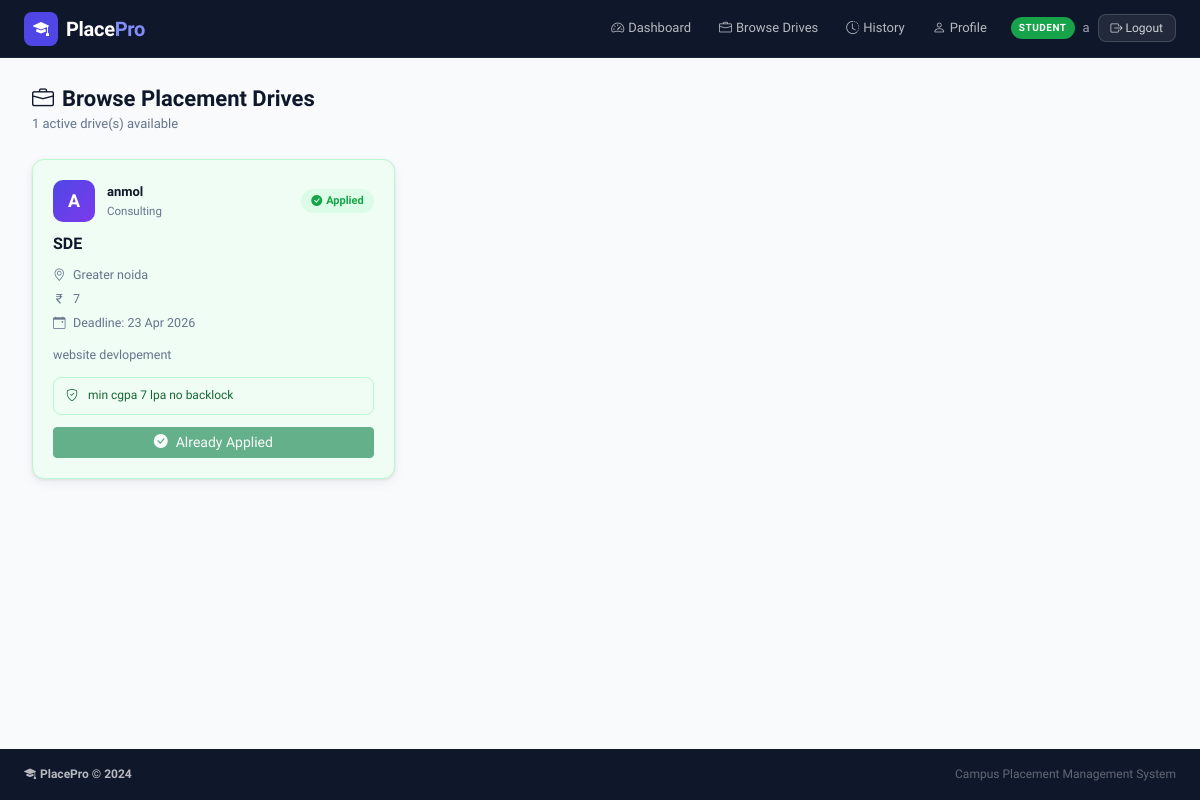
The app's page /student/drives (signed in) with its own data.
### tables this page shows
CREATE TABLE users (
        id INTEGER PRIMARY KEY AUTOINCREMENT,
        username TEXT UNIQUE NOT NULL,
        email TEXT UNIQUE NOT NULL,
        password_hash TEXT NOT NULL,
        role TEXT NOT NULL,
        is_active INTEGER DEFAULT 1,
        created_at TEXT DEFAULT (datetime('now'))
    );

CREATE TABLE placement_drives (
        id INTEGER PRIMARY KEY AUTOINCREMENT,
        company_id INTEGER NOT NULL REFERENCES companies(id) ON DELETE CASCADE,
        job_title TEXT NOT NULL,
        job_description TEXT,
        eligibility_criteria TEXT,
        package TEXT,
        location TEXT,
        application_deadline TEXT,
        status TEXT DEFAULT 'pending',
        created_at TEXT DEFAULT (datetime('now'))
    );

CREATE TABLE companies (
        id INTEGER PRIMARY KEY AUTOINCREMENT,
        user_id INTEGER UNIQUE NOT NULL REFERENCES users(id) ON DELETE CASCADE,
        company_name TEXT NOT NULL,
        hr_contact TEXT,
        hr_email TEXT,
        website TEXT,
        description TEXT,
        industry TEXT,
        approval_status TEXT DEFAULT 'pending',
        is_blacklisted INTEGER DEFAULT 0,
        created_at TEXT DEFAULT (datetime('now'))
    );

### app.py (the view)
@app.route('/student/drives')
@login_required
@student_required
def student_drives():
    student = get_student()
    drives = query("""SELECT d.*, c.company_name, c.industry,
                      (SELECT COUNT(*) FROM applications a WHERE a.drive_id=d.id) app_count
                      FROM placement_drives d JOIN companies c ON c.id=d.company_id
                      WHERE d.status='approved' ORDER BY d.created_at DESC""")
    applied_ids = {r['drive_id'] for r in
                   query("SELECT drive_id FROM applications WHERE student_id=?", [student['id']])}
    today = date.today().isoformat()
    return render_template('student/drives.html', drives=drives,
                           applied_ids=applied_ids, today=today)

### app.py (called while the page is built)
@app.template_filter('fmtdate')
def fmtdate(s):
    if not s: return '—'
    try:
        s = str(s)[:10]
        from datetime import datetime
        return datetime.strptime(s, '%Y-%m-%d').strftime('%d %b %Y')
    except Exception:
        return str(s)[:10]

def get_db():
    if 'db' not in g:
        g.db = sqlite3.connect(DATABASE)
        g.db.row_factory = sqlite3.Row
        g.db.execute("PRAGMA foreign_keys = ON")
    return g.db

def query(sql, args=(), one=False):
    cur = get_db().execute(sql, args)
    rv = cur.fetchall()
    return (rv[0] if rv else None) if one else rv

def current_user():
    uid = session.get('user_id')
    if uid is None:
        return None
    return query("SELECT * FROM users WHERE id=?", [uid], one=True)

def login_required(f):
    @wraps(f)
    def dec(*a, **kw):
        if not session.get('user_id'):
            flash('Please log in to access this page.', 'warning')
            return redirect(url_for('login'))
        return f(*a, **kw)
    return dec

def student_required(f):
    @wraps(f)
    def dec(*a, **kw):
        u = current_user()
        if not u or u['role'] != 'student':
            flash('Student access required.', 'danger')
            return redirect(url_for('login'))
        s = query("SELECT * FROM students WHERE user_id=?", [u['id']], one=True)
        if s and s['is_blacklisted']:
            flash('Your account has been blacklisted.', 'danger')
            session.clear()
            return redirect(url_for('login'))
        return f(*a, **kw)
    return dec

@app.context_processor
def inject_user():
    u = current_user()
    return dict(current_user=u)

def get_student():
    u = current_user()
    return query("SELECT * FROM students WHERE user_id=?", [u['id']], one=True)

### templates/student/drives.html (shortened to what this page needs)
{% extends "base.html" %}
{% block content %}
<div class="pp-page">
  <div class="pp-page-header">
    <div><h4 class="pp-page-title"><i class="bi bi-briefcase me-2"></i>Browse Placement Drives</h4><p class="pp-page-sub">{{ drives|length }} active drive(s) available</p></div>
  </div>
  {% if drives %}
  <div class="row g-4">
    {% for d in drives %}
    <div class="col-md-6 col-lg-4">
      <div class="drive-card {% if d['id'] in applied_ids %}drive-card-applied{% endif %}">
        <div class="drive-card-header">
          <div class="drive-company-logo">{{ d['company_name'][0]|upper }}</div>
          <div>
            <div class="drive-company">{{ d['company_name'] }}</div>
            <div class="drive-industry">{{ d['industry'] or 'Company' }}</div>
          </div>
          {% if d['id'] in applied_ids %}<span class="drive-applied-badge"><i class="bi bi-check-circle-fill me-1"></i>Applied</span>{% endif %}
        </div>
        <h5 class="drive-title">{{ d['job_title'] }}</h5>
        <div class="drive-meta">
          {% if d['location'] %}<span><i class="bi bi-geo-alt"></i>{{ d['location'] }}</span>{% endif %}
          {% if d['package'] %}<span><i class="bi bi-currency-rupee"></i>{{ d['package'] }}</span>{% endif %}
          {% if d['application_deadline'] %}<span class=""><i class="bi bi-calendar-event"></i>Deadline: {{ d['application_deadline']|fmtdate }}</span>{% endif %}
        </div>
        {% if d['job_description'] %}<p class="drive-desc">{{ d['job_description'][:150] }}{% if d['job_description']|length > 150 %}...{% endif %}</p>{% endif %}
        {% if d['eligibility_criteria'] %}<div class="drive-eligibility"><i class="bi bi-shield-check me-1"></i><span>{{ d['eligibility_criteria'][:120] }}{% if d['eligibility_criteria']|length > 120 %}...{% endif %}</span></div>{% endif %}
        <div class="drive-footer">
          {% if d['id'] in applied_ids %}<button class="btn btn-sm btn-success w-100" disabled><i class="bi bi-check-circle-fill me-2"></i>Already Applied</button>
          {% elif d['application_deadline'] and d['application_deadline'] < today %}<button class="btn btn-sm btn-secondary w-100" disabled><i class="bi bi-clock me-2"></i>Deadline Passed</button>
          {% else %}<a href="{{ url_for('student_apply', did=d['id']) }}" class="btn btn-sm btn-pp-primary w-100"><i class="bi bi-send me-2"></i>Apply Now</a>{% endif %}
        </div>
      </div>
    </div>
    {% endfor %}
  </div>
  {% else %}
  <div class="pp-empty-page"><i class="bi bi-briefcase fs-1 text-muted"></i><h5 class="mt-3">No Active Drives</h5><p class="text-muted">Check back soon for new placement opportunities.</p></div>
  {% endif %}
</div>
{% endblock %}

### templates/base.html (shortened to what this page needs)
<!DOCTYPE html>
<html lang="en">
<head>
  <link rel="stylesheet" href="https://cdn.jsdelivr.net/npm/bootstrap@5.3.2/dist/css/bootstrap.min.css"/>
  <link rel="stylesheet" href="https://cdn.jsdelivr.net/npm/bootstrap-icons@1.11.3/font/bootstrap-icons.min.css"/>
  <link rel="stylesheet" href="{{ url_for('static', filename='css/style.css') }}"/>
</head>
<body>
<nav class="navbar navbar-expand-lg pp-navbar sticky-top">
  <div class="container-fluid px-4">
    <a class="navbar-brand d-flex align-items-center gap-2" href="{{ url_for('index') }}">
      <span class="brand-icon"><i class="bi bi-mortarboard-fill"></i></span>
      <span class="brand-text">Place<span class="brand-accent">Pro</span></span>
    </a>
    <div class="collapse navbar-collapse" id="navMain">
      <ul class="navbar-nav ms-auto align-items-center gap-1">
        {% if current_user %}
          {% if current_user['role'] == 'admin' %}
            <li class="nav-item"><a class="nav-link" href="{{ url_for('admin_dashboard') }}"><i class="bi bi-speedometer2 me-1"></i>Dashboard</a></li>
            <li class="nav-item"><a class="nav-link" href="{{ url_for('admin_companies') }}"><i class="bi bi-building me-1"></i>Companies</a></li>
            <li class="nav-item"><a class="nav-link" href="{{ url_for('admin_students') }}"><i class="bi bi-people me-1"></i>Students</a></li>
            <li class="nav-item"><a class="nav-link" href="{{ url_for('admin_drives') }}"><i class="bi bi-briefcase me-1"></i>Drives</a></li>
            <li class="nav-item"><a class="nav-link" href="{{ url_for('admin_applications') }}"><i class="bi bi-file-text me-1"></i>Applications</a></li>
          {% elif current_user['role'] == 'company' %}
            <li class="nav-item"><a class="nav-link" href="{{ url_for('company_dashboard') }}"><i class="bi bi-speedometer2 me-1"></i>Dashboard</a></li>
            <li class="nav-item"><a class="nav-link" href="{{ url_for('company_create_drive') }}"><i class="bi bi-plus-circle me-1"></i>New Drive</a></li>
          {% elif current_user['role'] == 'student' %}
            <li class="nav-item"><a class="nav-link" href="{{ url_for('student_dashboard') }}"><i class="bi bi-speedometer2 me-1"></i>Dashboard</a></li>
            <li class="nav-item"><a class="nav-link" href="{{ url_for('student_drives') }}"><i class="bi bi-briefcase me-1"></i>Browse Drives</a></li>
            <li class="nav-item"><a class="nav-link" href="{{ url_for('student_history') }}"><i class="bi bi-clock-history me-1"></i>History</a></li>
            <li class="nav-item"><a class="nav-link" href="{{ url_for('student_profile') }}"><i class="bi bi-person me-1"></i>Profile</a></li>
          {% endif %}
          <li class="nav-item ms-2">
            <div class="d-flex align-items-center gap-2">
              <span class="role-badge role-{{ current_user['role'] }}">{{ current_user['role']|upper }}</span>
              <span class="nav-username">{{ current_user['username'] }}</span>
              <a href="{{ url_for('logout') }}" class="btn btn-sm btn-logout">
                <i class="bi bi-box-arrow-right"></i> Logout
              </a>
            </div>
          </li>
        {% endif %}
      </ul>
    </div>
  </div>
</nav>
<main class="pp-main">
  {% block content %}{% endblock %}
</main>
<footer class="pp-footer mt-auto">
  <div class="container-fluid px-4">
    <div class="d-flex flex-wrap justify-content-between align-items-center py-3">
      <span class="footer-brand"><i class="bi bi-mortarboard-fill me-1"></i>PlacePro &copy; {{ 2024 }}</span>
      <span class="footer-sub">Campus Placement Management System</span>
    </div>
  </div>
</footer>
</body>
</html>

### static/css/style.css (style rules this page uses)
:root { --pp-navy: #0f172a; --pp-navy-2: #1e293b; --pp-navy-3: #334155; --pp-indigo: #4f46e5; --pp-indigo-h: #4338ca; --pp-indigo-l: #eef2ff; --pp-green: #16a34a; --pp-green-l: #dcfce7; --pp-amber: #d97706; --pp-amber-l: #fef3c7; --pp-rose: #e11d48; --pp-rose-l: #ffe4e6; --pp-slate: #64748b; --pp-border: #e2e8f0; --pp-bg: #f8fafc; --pp-white: #ffffff; --pp-shadow: 0 1px 3px rgba(15,23,42,.08), 0 4px 12px rgba(15,23,42,.06); --pp-shadow-md:0 4px 16px rgba(15,23,42,.12), 0 1px 4px rgba(15,23,42,.06); --pp-radius: 12px; --pp-radius-sm:8px; --pp-transition: all 0.2s cubic-bezier(.4,0,.2,1); }
*, *::before, *::after { box-sizing: border-box; }
body { font-family: 'Sora', system-ui, sans-serif; background: var(--pp-bg); color: var(--pp-navy); min-height: 100vh; display: flex; flex-direction: column; font-size: 14px; line-height: 1.6; }
.pp-navbar { background: var(--pp-navy); border-bottom: 1px solid rgba(255,255,255,.06); padding: 0 0; min-height: 58px; z-index: 1030; }
.brand-icon { display: inline-flex; align-items: center; justify-content: center; width: 34px; height: 34px; background: var(--pp-indigo); border-radius: 8px; color: #fff; font-size: 16px; }
.brand-text { font-size: 20px; font-weight: 700; color: #fff; letter-spacing: -0.3px; }
.brand-accent { color: #818cf8; }
.pp-navbar .nav-link { color: rgba(255,255,255,.7) !important; font-size: 13px; font-weight: 500; padding: 6px 12px !important; border-radius: var(--pp-radius-sm); transition: var(--pp-transition); }
.role-badge { font-size: 10px; font-weight: 700; padding: 3px 8px; border-radius: 20px; letter-spacing: .5px; }
.role-student { background: var(--pp-green); color: #fff; }
.nav-username { color: rgba(255,255,255,.6); font-size: 13px; }
.btn-logout { background: rgba(255,255,255,.08); border: 1px solid rgba(255,255,255,.15); color: rgba(255,255,255,.8) !important; font-size: 12px; padding: 4px 12px; border-radius: var(--pp-radius-sm); transition: var(--pp-transition); }
.pp-main { flex: 1; }
.pp-footer { background: var(--pp-navy); color: rgba(255,255,255,.5); font-size: 12px; margin-top: auto; }
.footer-brand { font-weight: 600; color: rgba(255,255,255,.7); }
.footer-sub { color: rgba(255,255,255,.35); }
.pp-page { padding: 28px 32px; max-width: 1280px; margin: 0 auto; }
.pp-page-header { display: flex; justify-content: space-between; align-items: flex-start; margin-bottom: 24px; flex-wrap: wrap; gap: 12px; }
.pp-page-title { font-size: 22px; font-weight: 700; margin: 0; color: var(--pp-navy); }
.pp-page-sub { color: var(--pp-slate); font-size: 13px; margin: 2px 0 0; }
.drive-card { background: var(--pp-white); border: 1.5px solid var(--pp-border); border-radius: var(--pp-radius); padding: 20px; height: 100%; display: flex; flex-direction: column; gap: 12px; box-shadow: var(--pp-shadow); transition: var(--pp-transition); }
.drive-card-applied { border-color: #bbf7d0; background: #f0fdf4; }
.drive-card-header { display: flex; align-items: center; gap: 12px; flex-wrap: wrap; }
.drive-company-logo { width: 42px; height: 42px; background: linear-gradient(135deg, var(--pp-indigo), #7c3aed); border-radius: 10px; display: flex; align-items: center; justify-content: center; font-weight: 700; color: #fff; font-size: 18px; flex-shrink: 0; }
.drive-company { font-weight: 700; font-size: 13px; color: var(--pp-navy); }
.drive-industry { font-size: 11.5px; color: var(--pp-slate); }
.drive-title { font-size: 16px; font-weight: 700; margin: 0; color: var(--pp-navy); }
.drive-meta { display: flex; flex-direction: column; gap: 4px; font-size: 12.5px; color: var(--pp-slate); }
.drive-meta span { display: flex; align-items: center; gap: 6px; }
.drive-meta i { width: 14px; flex-shrink: 0; }
.drive-desc { font-size: 12.5px; color: var(--pp-slate); margin: 0; flex: 1; }
.drive-eligibility { display: flex; gap: 6px; align-items: flex-start; background: #f0fdf4; border: 1px solid #bbf7d0; border-radius: 8px; padding: 8px 12px; font-size: 12px; color: #166534; }
.drive-applied-badge { margin-left: auto; background: var(--pp-green-l); color: var(--pp-green); font-size: 11px; font-weight: 700; padding: 3px 10px; border-radius: 20px; white-space: nowrap; }
.drive-footer { margin-top: auto; }

### records on screen
users: role "STUDENT", username "a"
placement_drives: company_name "A", company_name "anmol", industry "Consulting", shows "Applied", job_title "SDE", location "Greater noida", package "7", application_deadline|fmtdate "23 Apr 2026", job_description "website devlopement", eligibility_criteria "min cgpa 7 lpa no backlock", shows "Already Applied"

### other values on screen
{{ drives|length }} "1"
{{ 2024 }} "2024"
